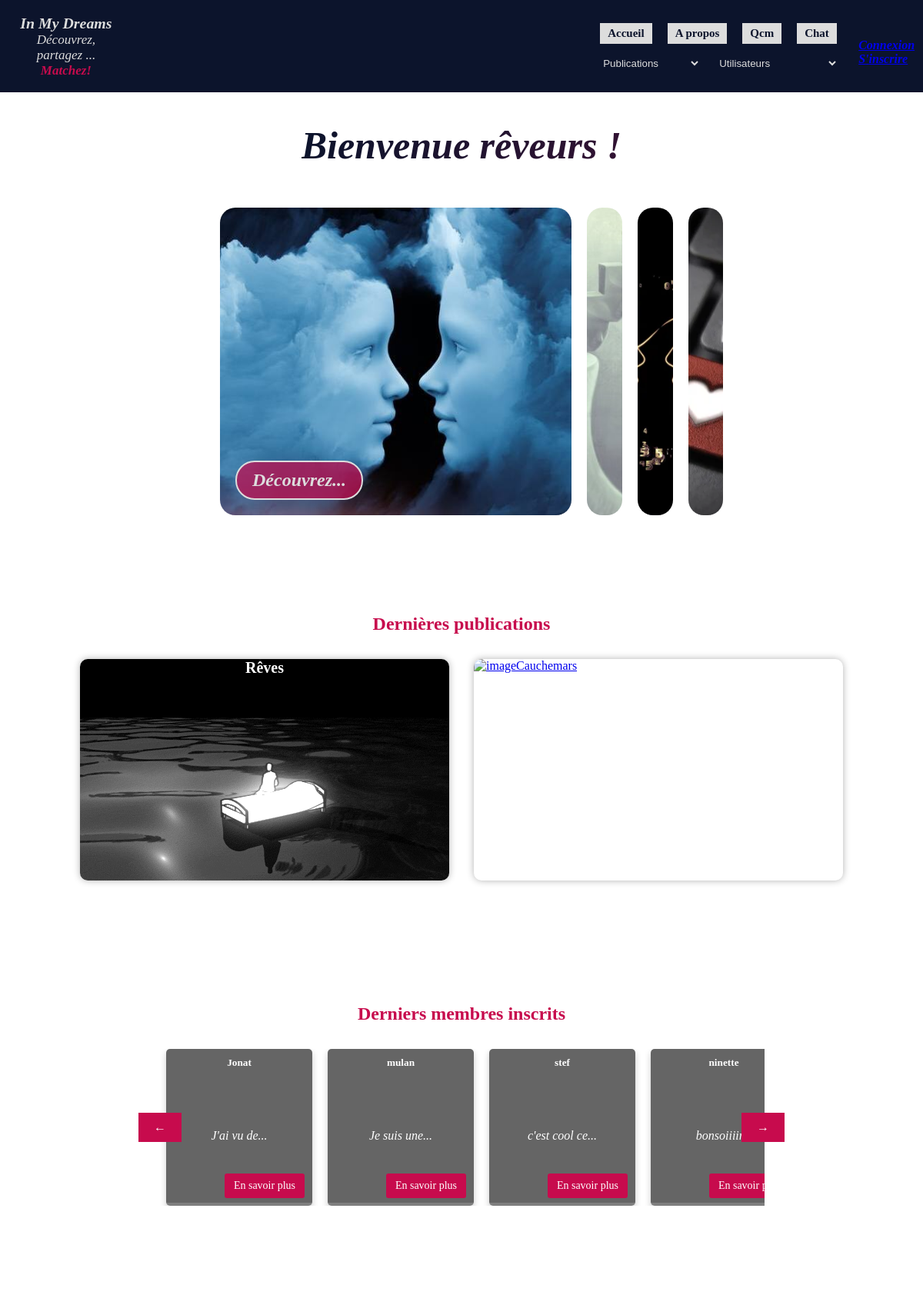
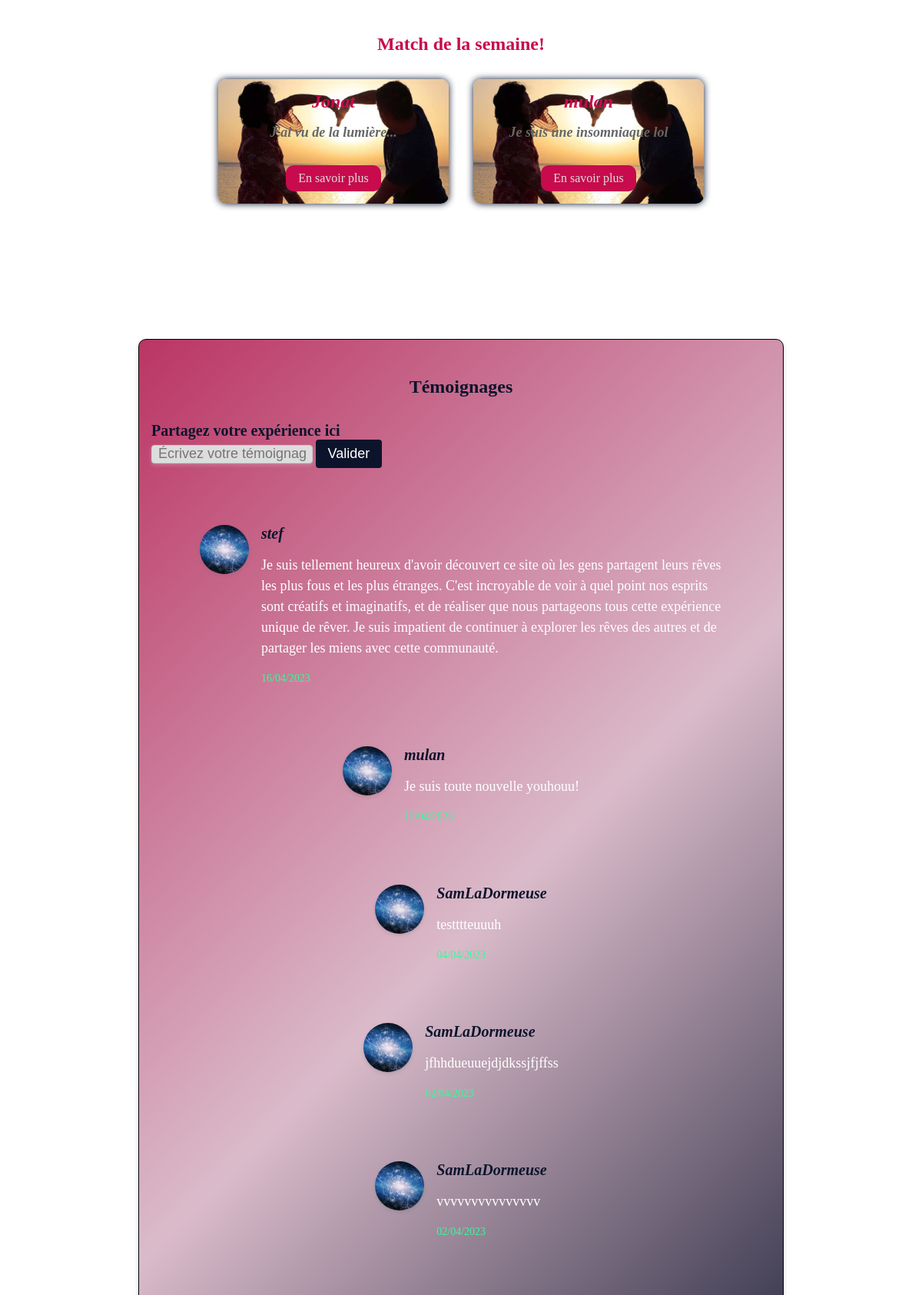
The page / (upper part) on the database its author committed (2 pictures, top to bottom).
### tables this page shows
CREATE TABLE `utilisateur` (
  `id_utilisateur` int(11) NOT NULL AUTO_INCREMENT,
  `pseudo` varchar(40) NOT NULL,
  `prenom` varchar(40) NOT NULL,
  `date_naissance` date NOT NULL,
  `email` varchar(40) NOT NULL,
  `mdp` varchar(255) DEFAULT NULL,
  `descript` text,
  `id_sexe` int(11) DEFAULT NULL,
  `id_cp_ville` int(11) DEFAULT NULL,
  `id_type_reve` int(11) DEFAULT NULL,
  PRIMARY KEY (`id_utilisateur`),
  KEY `FK_UTILISATEUR_SEXE` (`id_sexe`),
  KEY `FK_UTILISATEUR_CP_VILLE` (`id_cp_ville`),
  KEY `UTILISATEUR_TYPE_REVE_FK` (`id_type_reve`),
  CONSTRAINT `FK_UTILISATEUR_CP_VILLE` FOREIGN KEY (`id_cp_ville`) REFERENCES `cp_ville` (`id_cp_ville`),
  CONSTRAINT `FK_UTILISATEUR_SEXE` FOREIGN KEY (`id_sexe`) REFERENCES `sexe` (`id_sexe`),
  CONSTRAINT `UTILISATEUR_TYPE_REVE_FK` FOREIGN KEY (`id_type_reve`) REFERENCES `type_reve` (`id_type_reve`)
);

CREATE TABLE `temoignages` (
  `id_temoignage` int(11) NOT NULL AUTO_INCREMENT,
  `libelle_temoignage` text NOT NULL,
  `id_utilisateur` int(11) NOT NULL,
  `date_temoignage` timestamp NOT NULL DEFAULT CURRENT_TIMESTAMP ON UPDATE CURRENT_TIMESTAMP,
  `pseudo` varchar(255) DEFAULT NULL,
  PRIMARY KEY (`id_temoignage`),
  KEY `id_utilisateur` (`id_utilisateur`),
  CONSTRAINT `temoignages_ibfk_1` FOREIGN KEY (`id_utilisateur`) REFERENCES `utilisateur` (`id_utilisateur`)
);

### dreams/controllers/controller.php (called while the page is built)
<?php
require_once(__DIR__ . '/../views/view.phtml');
?>

### index.php (called while the page is built)
<?php
require_once 'routers.php';
?>

### dreams/dao/dao_Utilisateur.php (called while the page is built, shortened)
<?php
      function getLastMembers() {
        $SQLQuery = "SELECT id_utilisateur, pseudo, descript
                     FROM UTILISATEUR
                     ORDER BY id_utilisateur DESC
                     LIMIT 20";
        $conn = getConnexion();
        $SQLStmt = $conn->prepare($SQLQuery);
        $SQLStmt->execute();
        $lastMembers = $SQLStmt->fetchAll(PDO::FETCH_ASSOC);
        return $lastMembers;
    }
?>

### dreams/dao/dao_match.php (called while the page is built, shortened)
<?php
function getLatestMatches() {
    $conn = getConnexion();
    $SQLQuery = "SELECT u.id_utilisateur, u.pseudo, u.descript
                 FROM UTILISATEUR u
                 JOIN REPONSE r ON u.id_utilisateur = r.id_utilisateur
                 GROUP BY u.id_utilisateur, u.pseudo, u.descript
                 ORDER BY MAX(r.date_reponse) DESC
                 LIMIT 2";
    $SQLResult = $conn->prepare($SQLQuery);
    $SQLResult->execute();
    $latestMatches = $SQLResult->fetchAll(PDO::FETCH_ASSOC);
    return $latestMatches;
}
?>

### dreams/dao/temoignage_dao.php (called while the page is built, shortened)
<?php
require_once __DIR__ .'/../models/Temoignages.php';
function getLatestTemoignages($limit) {
    $conn = getConnexion();
    $SQLQuery = "SELECT t.id_temoignage, t.libelle_temoignage, t.id_utilisateur, t.date_temoignage, u.pseudo
                 FROM TEMOIGNAGES t
                 JOIN UTILISATEUR u ON t.id_utilisateur = u.id_utilisateur
                 ORDER BY t.date_temoignage DESC
                 LIMIT ?";
    $SQLResult = $conn->prepare($SQLQuery);
    $SQLResult->bindValue(1, $limit, PDO::PARAM_INT);
    $SQLResult->execute();
    $latestTemoignages = [];
    while ($row = $SQLResult->fetch(PDO::FETCH_ASSOC)) {
        $temoignage = new Temoignages(
            $row['id_temoignage'],
            $row['libelle_temoignage'],
            $row['id_utilisateur'],
            $row['date_temoignage'],
            $row['pseudo']
        );
        $latestTemoignages[] = $temoignage;
    }
    return $latestTemoignages;
}
?>

### dreams/models/Temoignages.php (called while the page is built, shortened)
<?php
class Temoignages {
    private string $libelle_temoignage;
    private DateTime $date_temoignage;
    private string $pseudo;
    public function __construct(int $id_temoignage, string $libelle_temoignage, int $id_utilisateur, string $date_temoignage, string $pseudo) {
        $this->libelle_temoignage = $libelle_temoignage;
        $this->date_temoignage = new DateTime($date_temoignage);
        $this->pseudo = $pseudo;
    }
    public function getLibelleTemoignage(): string {
        return $this->libelle_temoignage;
    }
    public function getDateTemoignage(): DateTime {
        return $this->date_temoignage;
    }
    public function getPseudo(): string {
        return $this->pseudo;
    }
}
?>

### dreams/views/view.phtml (the view, shortened to what this page needs)
<?php
require_once __DIR__ . "/../dao/dao_Utilisateur.php";
require_once __DIR__ . "/../dao/dao_match.php";
$lastMembers = getLastMembers();
$latestMatches = getLatestMatches();
$limit = 10;
$latestTemoignages = getLatestTemoignages($limit);
?>
<!DOCTYPE html>
<html lang="en">
<head>
    <link rel="stylesheet" href="https://cdnjs.cloudflare.com/ajax/libs/font-awesome/6.1.0/css/all.min.css">
    <link rel="stylesheet" href="/inmydreams/dreams/style/style.css">
</head>
<body>
    <header>
        <nav>
            <?php require_once __DIR__ . '/../partials/nav.phtml'; ?>
         </nav>
    </header>
    <main>
  <div class="container-title-inmydreams">
      <h1 class="anim-title-inmydreams"> Bienvenue rêveurs ! </h1>
  </div>
  <div class="accueil-presentation-container">
    <div class="accueil-presentation-slide accueil-presentation-active">
      <h3><a href="index.php?page=categ-reves&action=list">Découvrez...</a></h3>
    </div>
    <div class="accueil-presentation-slide1 accueil-presentation-slide">
    </div>
    <div class="accueil-presentation-slide2 accueil-presentation-slide">
    </div>
    <div class="accueil-presentation-slide3 accueil-presentation-slide">
    </div>
    <div class="accueil-presentation-slide4 accueil-presentation-slide">
    </div>
  </div>
    <section class="last-publi-regist-match-top-tem">
      <h2 class="titre_last-publi">Dernières publications</h2>
        <div class="last-publications">
          <a href="dreams/views/last_publi.phtml?id_famille_reve=1" class="card-last-publi">
            <div class="dreams" id="dreams">
            <img src="/inmydreams/dreams/img/bed-water.gif" alt="imageReves">
                <div class="card-text">
                  <h3>Rêves</h3>
                </div>
            </div>
          </a>
    <a href="dreams/views/last_publi.phtml?id_famille_reve=2" class="card-last-publi">
      <div class="nightmares" id="nightmares">
      <img src="/inmydreams/dreams/img/nightmare-fredbear-fnaf.gif" alt="imageCauchemars">
          <div class="card-text">
            <h3>Cauchemars</h3>
          </div>
      </div>
    </a>
</div>
</section>
<section>
<h2 class="titre_last-members">Derniers membres inscrits</h2>
<div class="outer-container">
    <div class="container-last-members-controls">
        <button id="previous" class="previous-button">&larr;</button>
        <div class="container-last-members">
            <div class="card-slider-members">
            <?php
            function truncate_description($string, $length = 3, $dots = "...") {
                $parts = preg_split('/\s+/', $string);
                $truncated = array_slice($parts, 0, $length);
                return implode(' ', $truncated) . $dots;
            }
            ?>
            <?php if (isset($lastMembers) && is_array($lastMembers)): ?>
                <?php foreach ($lastMembers as $lastMember): ?>
                    <div class="card-wrapper">
                        <div class="card">
                            <img class="card-img-top" src="https://picsum.photos/seed/picsum/200/200" alt="Card image cap">
                            <div class="card-body">
                                <h5 class="card-title pseudo-last-members"><?= htmlspecialchars($lastMember['pseudo']) ?></h5>
                                <p class="card-text pseudo-last-members">
                                <?= truncate_description(htmlspecialchars($lastMember['descript'] ?? '')) ?></p>
                                <a href="index.php?page=utilisateur&action=page-user&id_utilisateur=<?= $lastMember['id_utilisateur'] ?>"
                                class="btn-member btn-primary">En savoir plus</a>
                            </div>
                        </div>
                    </div>
                <?php endforeach; ?>
            <?php endif; ?>
            </div>
        </div>
        <button id="next" class="next-button">&rarr;</button>
    </div>
</div>
</section>
<section class="matched-users">
  <h2 class="titre-match-semaine">Match de la semaine!</h2>
  <div class="cards-wrapper">
    <?php if (isset($latestMatches) && is_array($latestMatches)): ?>
      <?php foreach ($latestMatches as $index => $match) : ?>
        <div class="card-match">
          <h3><?= htmlspecialchars($match['pseudo']) ?></h3>
          <p><?= htmlspecialchars($match['descript']) ?></p>
          <a href="index.php?page=utilisateur&action=page-user&id_utilisateur=<?= urlencode($match['id_utilisateur']) ?>"
          class="btn-en-savoir-plus">En savoir plus</a>
        </div>
      <?php endforeach; ?>
    <?php endif; ?>
  </div>
</section>
<section id="temoignages-list" class="section-temoignages">
    <h2 class="titre-temoignages">Témoignages</h2>
    <h3 class="partagez-experience">Partagez votre expérience ici</h3>
    <form id="temoignage-form" action="temoignageController.php" method="post">
        <input type="text" name="libelle_temoignage" placeholder="Écrivez votre témoignage ici" required>
        <button type="submit" name="submit_temoignage">Valider</button>
    </form>
    <?php foreach ($latestTemoignages as $temoignage) : ?>
        <div class="temoignage">
        <img src="/inmydreams/dreams/img/circuitLove.jpg" alt="Témoignage">
            <div class="temoignage-text">
                <h3 class="pseudo-temoin"><?= htmlspecialchars($temoignage->getPseudo()) ?></h3>
                <p><?= htmlspecialchars($temoignage->getLibelleTemoignage()) ?></p>
                <small class="date-temoin"><?= $temoignage->getDateTemoignage()->format('d/m/Y') ?></small>
            </div>
        </div>
    <?php endforeach; ?>
</section>
</main>
</body>
</html>

### rows shown on the page
utilisateur: pseudo "Jonat", descript "J'ai vu de...", descript "J'ai vu de la lumière..."
utilisateur: pseudo "mulan", descript "Je suis une...", descript "Je suis une insomniaque lol"
utilisateur: pseudo "stef", descript "c'est cool ce..."
utilisateur: pseudo "ninette", descript "bonsoiiiir..."
temoignages: id_utilisateur.pseudo "stef", libelle_temoignage "Je suis tellement heureux d'avoir découvert ce site où les gens partagent leurs rêves les plus fous et les plus étranges. C'est incroyable de voir à quel point nos esprits sont créatifs et imaginatifs, et de réaliser que nous partageons tous cette expérience unique de rêver. Je suis impatient de continuer à explorer les rêves des autres et de partager les miens avec cette communauté.", date_temoignage "16/04/2023"
temoignages: id_utilisateur.pseudo "mulan", libelle_temoignage "Je suis toute nouvelle youhouu!"
temoignages: id_utilisateur.pseudo "SamLaDormeuse", libelle_temoignage "testttteuuuh"
temoignages: id_utilisateur.pseudo "SamLaDormeuse", libelle_temoignage "jfhhdueuuejdjdkssjfjffss"
temoignages: id_utilisateur.pseudo "SamLaDormeuse", libelle_temoignage "vvvvvvvvvvvvvvv", date_temoignage "02/04/2023"
